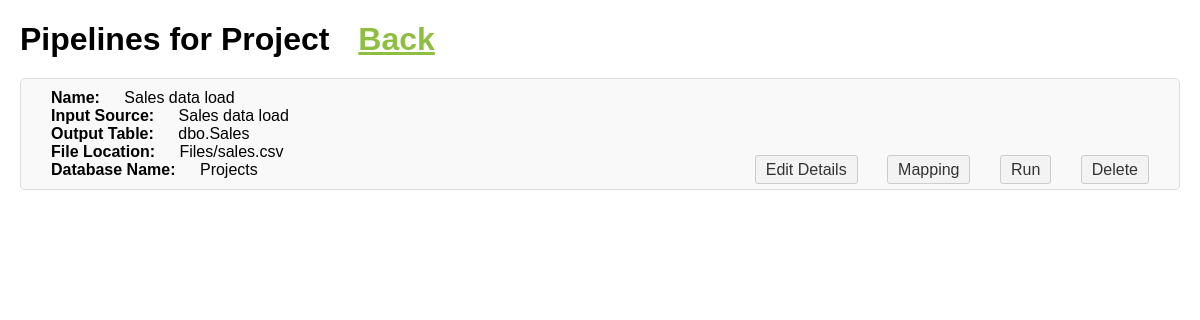
Screenshot of /show_pipelines/2 with the database file from the repository.
### tables this page shows
CREATE TABLE pipelines (
        id INTEGER PRIMARY KEY AUTOINCREMENT,
        name TEXT NOT NULL,
        input_source TEXT NOT NULL,
        output_table TEXT NOT NULL,
        file_location TEXT,
        database_name TEXT,
        project_id INTEGER NOT NULL,
        FOREIGN KEY (project_id) REFERENCES projects(id)
    );

### app.py (the view)
@app.route('/show_pipelines/<int:project_id>')
def show_pipelines(project_id):
    conn = sqlite3.connect(DATABASE)
    cursor = conn.cursor()
    cursor.execute('SELECT * FROM pipelines WHERE project_id = ?', (project_id,))
    pipelines = cursor.fetchall()
    conn.close()
    return render_template('show_pipelines.html', pipelines=pipelines)

### templates/show_pipelines.html (shortened to what this page needs)
<!DOCTYPE html>
<html lang="en">
<head>
</head>
<body>
    <h1>Pipelines for Project <a href="/list_projects">Back</a> </h1>
    <ul>
        {% for pipeline in pipelines %}
        <li>
            <strong>Name:</strong> {{ pipeline[1] }}<br>
            <strong>Input Source:</strong> {{ pipeline[2] }}<br>
            <strong>Output Table:</strong> {{ pipeline[3] }}<br>
            <strong>File Location:</strong> {{ pipeline[4] }}<br>
            <strong>Database Name:</strong> {{ pipeline[5] }}<br>
            <div class="buttons">
                <a class="button" href="/edit_pipeline/{{pipeline[0]}}">Edit Details</a>
                <a class="button" href="/edit_pipeline/{{pipeline[0]}}">Mapping</a>
                <a class="button" href="#">Run</a>
                <a class="button" href="#">Delete</a>
            </div>
        </li>
        {% endfor %}
    </ul>
</body>
</html>

### templates/show_pipelines.html (style rules this page uses)
body { font-family: Arial, sans-serif; margin: 20px; }
strong { margin: 20px; }
a { font-family: Arial, sans-serif; margin: 20px; color: #8ebf42; font-size: 10; }
h1 { margin-bottom: 20px; }
ul { list-style-type: none; padding: 0; }
li { border: 1px solid #ddd; border-radius: 5px; padding: 10px; margin-bottom: 10px; background-color: #f9f9f9; position: relative; }
strong { font-weight: bold; }
.buttons { position: absolute; bottom: 10px; right: 10px; }
.button { margin-left: 5px; padding: 5px 10px; border: 1px solid #ccc; border-radius: 3px; background-color: #f3f3f3; color: #333; text-decoration: none; }

### rows the page displays
pipelines: name "Sales data load", input_source "Sales data load", output_table "dbo.Sales", file_location "Files/sales.csv", database_name "Projects"
